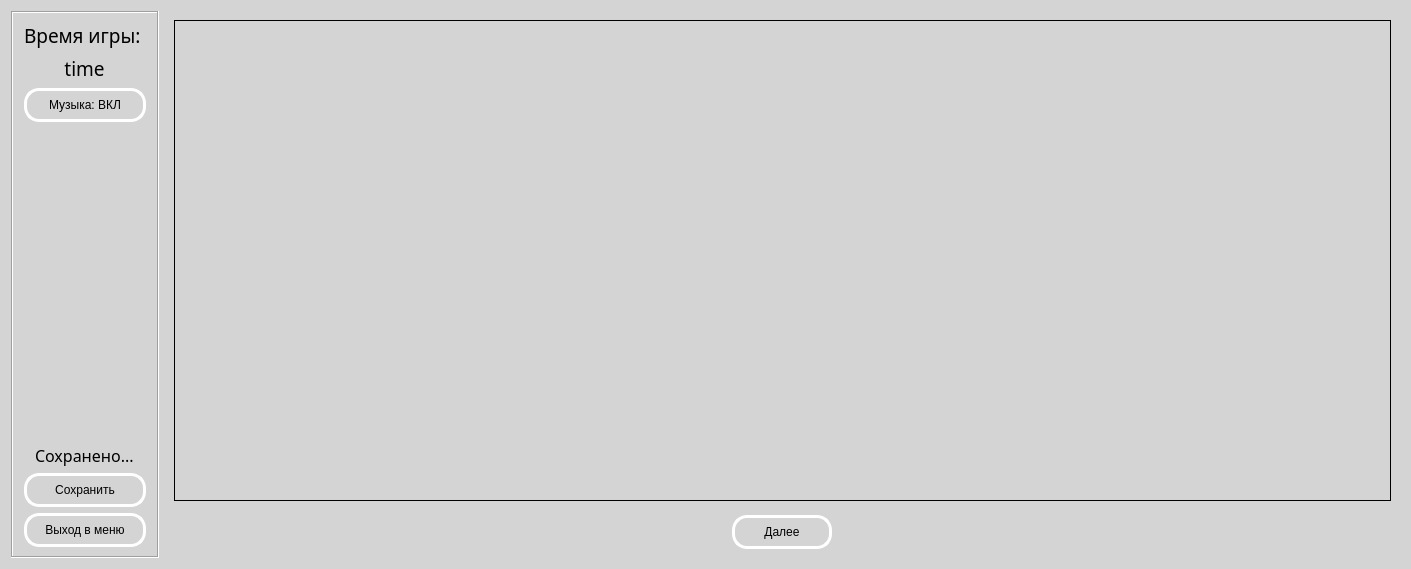
<?xml version="1.0" encoding="UTF-8"?>
<ui version="4.0">
 <class>TextWindow</class>
 <widget class="QWidget" name="TextWindow">
  <property name="geometry">
   <rect>
    <x>0</x>
    <y>0</y>
    <width>1411</width>
    <height>569</height>
   </rect>
  </property>
  <property name="windowTitle">
   <string>Tram17</string>
  </property>
  <property name="autoFillBackground">
   <bool>false</bool>
  </property>
  <property name="styleSheet">
   <string notr="true">QPushButton 
{ 
	font: 75 14pt &quot;DS Eraser Cyr&quot;;
background-color: rgb(212, 212, 212);
border-style: outset;
border-radius: 15px;
border-width: 3px;
border-color: white;
padding: 7px;
}
QPushButton:hover
{ 
background-color: black;
color: white;
 }
QPushButton:pressed
{
border-style: inset;
}
QWidget#TextWindow {
background-color: rgb(212, 212, 212);}</string>
  </property>
  <layout class="QHBoxLayout" name="horizontalLayout">
   <item>
    <widget class="QFrame" name="infoFrame">
     <property name="styleSheet">
      <string notr="true"/>
     </property>
     <property name="frameShape">
      <enum>QFrame::Box</enum>
     </property>
     <property name="frameShadow">
      <enum>QFrame::Sunken</enum>
     </property>
     <layout class="QVBoxLayout" name="infoLayout">
      <property name="leftMargin">
       <number>11</number>
      </property>
      <property name="rightMargin">
       <number>11</number>
      </property>
      <item alignment="Qt::AlignHCenter|Qt::AlignVCenter">
       <widget class="QWidget" name="timeWidget" native="true">
        <layout class="QVBoxLayout" name="verticalLayout_2">
         <property name="leftMargin">
          <number>0</number>
         </property>
         <property name="topMargin">
          <number>0</number>
         </property>
         <property name="rightMargin">
          <number>0</number>
         </property>
         <property name="bottomMargin">
          <number>0</number>
         </property>
         <item alignment="Qt::AlignHCenter">
          <widget class="QLabel" name="label">
           <property name="font">
            <font>
             <family>DS Eraser Cyr</family>
             <pointsize>14</pointsize>
            </font>
           </property>
           <property name="text">
            <string>Время игры: </string>
           </property>
          </widget>
         </item>
         <item alignment="Qt::AlignHCenter">
          <widget class="QLabel" name="timeLabel">
           <property name="font">
            <font>
             <family>DS Eraser Cyr</family>
             <pointsize>14</pointsize>
            </font>
           </property>
           <property name="text">
            <string>time</string>
           </property>
           <property name="alignment">
            <set>Qt::AlignCenter</set>
           </property>
           <property name="margin">
            <number>0</number>
           </property>
          </widget>
         </item>
        </layout>
       </widget>
      </item>
      <item>
       <widget class="QPushButton" name="soundButton">
        <property name="text">
         <string>Музыка: ВКЛ</string>
        </property>
       </widget>
      </item>
      <item>
       <spacer name="verticalSpacer_2">
        <property name="orientation">
         <enum>Qt::Vertical</enum>
        </property>
        <property name="sizeHint" stdset="0">
         <size>
          <width>20</width>
          <height>40</height>
         </size>
        </property>
       </spacer>
      </item>
      <item alignment="Qt::AlignHCenter">
       <widget class="QLabel" name="saveLabel">
        <property name="font">
         <font>
          <family>DS Eraser Cyr</family>
          <pointsize>12</pointsize>
         </font>
        </property>
        <property name="styleSheet">
         <string notr="true"/>
        </property>
        <property name="text">
         <string>Сохранено...</string>
        </property>
       </widget>
      </item>
      <item>
       <widget class="QPushButton" name="saveButton">
        <property name="text">
         <string>Сохранить</string>
        </property>
       </widget>
      </item>
      <item>
       <widget class="QPushButton" name="quitButton">
        <property name="text">
         <string>Выход в меню</string>
        </property>
       </widget>
      </item>
     </layout>
     <zorder>timeWidget</zorder>
     <zorder>quitButton</zorder>
     <zorder>saveButton</zorder>
     <zorder>saveLabel</zorder>
     <zorder>soundButton</zorder>
    </widget>
   </item>
   <item>
    <widget class="QWidget" name="textWidget" native="true">
     <property name="styleSheet">
      <string notr="true"/>
     </property>
     <layout class="QVBoxLayout" name="verticalLayout">
      <item>
       <widget class="QTextBrowser" name="textBrowser">
        <property name="font">
         <font>
          <family>Verdana</family>
          <pointsize>12</pointsize>
         </font>
        </property>
        <property name="autoFillBackground">
         <bool>false</bool>
        </property>
        <property name="styleSheet">
         <string notr="true">background-color: rgb(212, 212, 212);</string>
        </property>
        <property name="frameShape">
         <enum>QFrame::Panel</enum>
        </property>
        <property name="frameShadow">
         <enum>QFrame::Plain</enum>
        </property>
        <property name="autoFormatting">
         <set>QTextEdit::AutoNone</set>
        </property>
        <property name="textInteractionFlags">
         <set>Qt::NoTextInteraction</set>
        </property>
       </widget>
      </item>
      <item>
       <widget class="QWidget" name="decisionsWidget" native="true">
        <layout class="QVBoxLayout" name="decisionsLayout">
         <property name="leftMargin">
          <number>9</number>
         </property>
         <property name="topMargin">
          <number>1</number>
         </property>
         <property name="bottomMargin">
          <number>1</number>
         </property>
        </layout>
       </widget>
      </item>
      <item alignment="Qt::AlignHCenter|Qt::AlignVCenter">
       <widget class="QPushButton" name="nextButton">
        <property name="sizePolicy">
         <sizepolicy hsizetype="Minimum" vsizetype="Preferred">
          <horstretch>0</horstretch>
          <verstretch>0</verstretch>
         </sizepolicy>
        </property>
        <property name="minimumSize">
         <size>
          <width>100</width>
          <height>0</height>
         </size>
        </property>
        <property name="styleSheet">
         <string notr="true"/>
        </property>
        <property name="text">
         <string>Далее</string>
        </property>
        <property name="autoDefault">
         <bool>true</bool>
        </property>
        <property name="default">
         <bool>true</bool>
        </property>
       </widget>
      </item>
     </layout>
    </widget>
   </item>
  </layout>
 </widget>
 <resources/>
 <connections/>
</ui>
